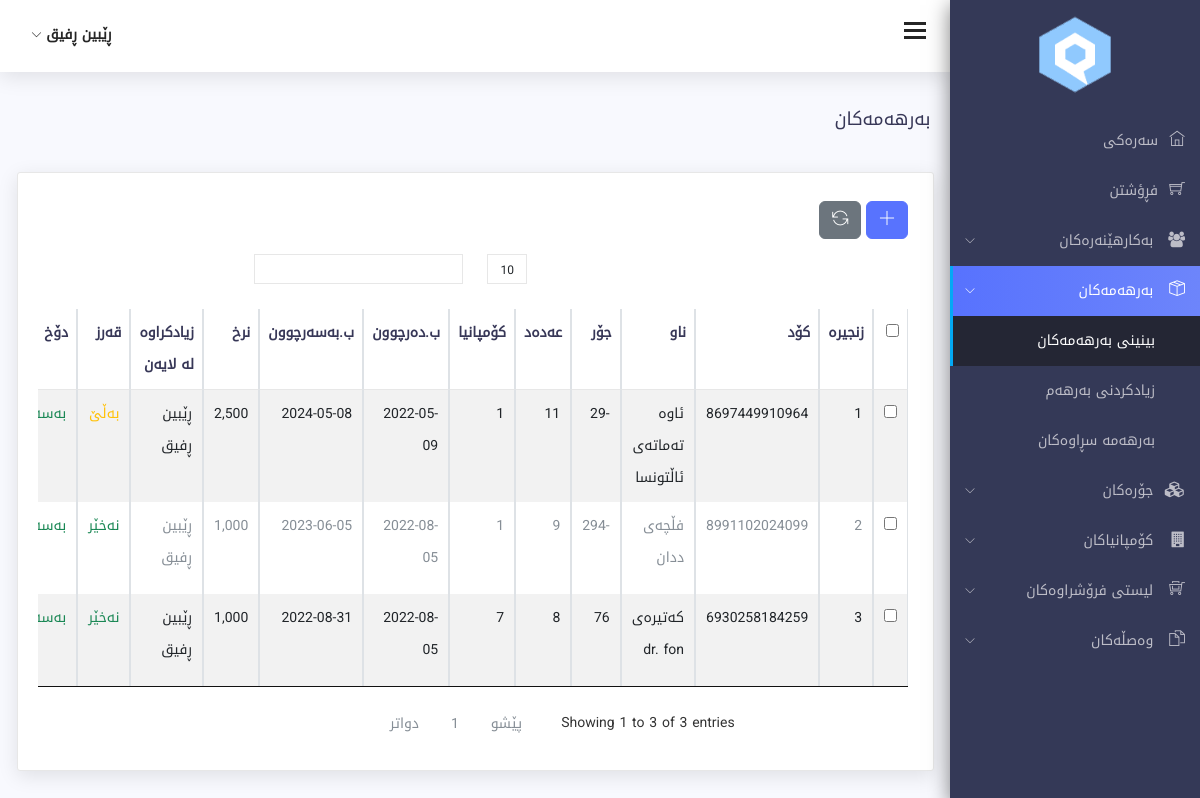
The page /products.php (signed in) on the database its author committed.
### tables this page shows
CREATE TABLE `users` (
  `id` int(11) NOT NULL,
  `first_name` varchar(255) NOT NULL,
  `last_name` varchar(255) NOT NULL,
  `email` varchar(255) NOT NULL,
  `password` varchar(255) NOT NULL,
  `role` int(11) NOT NULL DEFAULT 2 COMMENT '1 super admin\r\n2 admin\r\n3 cashier',
  `phone` varchar(255) NOT NULL,
  `recycle` int(11) DEFAULT 0,
  `addedby` varchar(255) NOT NULL,
  `image` varchar(255) NOT NULL,
  `type_image` varchar(255) NOT NULL,
  `tmp_image` varchar(255) NOT NULL,
  `size_image` varchar(255) NOT NULL,
  `created_at` datetime NOT NULL,
  `updated_at` datetime NOT NULL
);

CREATE TABLE `products` (
  `id` int(11) NOT NULL,
  `code` varchar(255) NOT NULL,
  `name` varchar(255) NOT NULL,
  `category` int(11) NOT NULL,
  `price` decimal(10,0) NOT NULL,
  `quantity` int(11) NOT NULL,
  `company` int(11) NOT NULL,
  `description` text NOT NULL,
  `manufacture_date` date NOT NULL,
  `expire_date` date NOT NULL,
  `debt` tinyint(1) NOT NULL DEFAULT 0 COMMENT '0 = no\r\n1= yes',
  `recycle` int(11) NOT NULL DEFAULT 0,
  `addedby` varchar(255) NOT NULL,
  `created_at` datetime NOT NULL,
  `updated_at` datetime NOT NULL
);

### class/database.php (called while the page is built, shortened)
<?php
class Database{
public $connection;
public function open_db_connection(){
    $this->connection=new mysqli(DB_HOST,DB_USER,DB_PASSWORD,DB_NAME);
}
public function query($sql){
    $result=$this->connection->query($sql);
    return $result;
}
}
$db = new Database();
?>

### class/db_object.php (called while the page is built, shortened)
<?php
class Db_Object{
public static function find_all(){
    return static::find_by_query("SELECT * FROM ".static::$db_table." ");
}
public static function find_by_id($id){
    $the_result_array=static::find_by_query("SELECT * FROM ".static::$db_table." WHERE id='$id' LIMIT 1");
    return !empty($the_result_array) ? array_shift($the_result_array) : false;
}
public static function find_by_query($sql){
    global $db;
    $result_set=$db->query($sql);
    $the_object_array=array();
    while($row=mysqli_fetch_array($result_set)){
        $the_object_array[]=static::instantation($row);
    }
    return $the_object_array;
}
public static function instantation($the_record){
    $the_object=new $calling_class;
    foreach($the_record as $the_attribute => $value){
        if($the_object->has_the_attribute($the_attribute)){
            $the_object->$the_attribute=$value;
        }
    }
    return $the_object;
}
private function has_the_attribute($the_attribute){
    $the_properties=get_object_vars($this);
    return array_key_exists($the_attribute,$the_properties);
}
}
?>

### products.php (the view, shortened to what this page needs)
<?php include 'includes/header.php'; ?>
<?php include 'includes/sidebar.php'; ?>
<?php include 'includes/top_header.php'; ?>
<div class="content-wrap">
        <div class="main">
            <div class="container-fluid">
                <div class="row">
                    <div class="col-lg-8 p-r-0 title-margin-right">
                        <div class="page-header">
                            <div class="page-title">
                                <h1>بەرهەمەکان</h1>
                            </div>
                        </div>
                    </div>
                </div>
                <section id="main-content">
                    <div class="row">
                        <div class="col-lg-12">
                            <div class="card">
                                <div class="bootstrap-data-table-panel">
                                    <div class="table-responsive">
                                        <div class="row">
                                            <div class="col-lg-3">
                                                <a href="add_product.php" class="btn btn-primary" title="زیادکردنی بەرهەم"><i class="ti-plus"></i></a>
                                                <button type="button" onclick="multiRecycleProduct()" title="ناردنی بۆ بەشی سڕاوەکان" class="btn btn-secondary"><i class="ti-reload"></i></button>
                                            </div>
                                        </div>
                                        <table class="table table-striped table-bordered" id="bootstrap-data-table">
                                            <thead>
                                                <tr>
                                                    <th>
                                                    <input type="checkbox" id="checkall">
                                                    </th>
                                                    <th>زنجیرە</th>
                                                    <th>کۆد</th>
                                                    <th>ناو</th>
                                                    <th>جۆر</th>
                                                    <th>عەدەد</th>
                                                    <th>کۆمپانیا</th>
                                                    <th>ب.دەرچوون</th>
                                                    <th>ب.بەسەرچوون</th>
                                                    <th>نرخ</th>
                                                    <th>زیادکراوە لە لایەن</th>
                                                    <th> قەرز </th>
                                                    <th> دۆخ </th>
                                                </tr>
                                            </thead>
                                            <tbody>
                                                <?php
                                                $products = Product::find_all();
                                                $a=1;
                                                foreach($products as $product){
                                                    if($product->recycle==0){
                                                ?>
                                                <tr id="tr_product_<?php echo $product->id; ?>">
                                                    <td>
                                                        <input type="checkbox"
                                                        id="sel"
                                                        class="checkitem"
                                                        name="sel[]"
                                                        value="<?php
                                                        echo $product->id; ?>">
                                                    </td>
                                                    <td><?php echo $a++; ?></td>
                                                    <td><?php echo htmlentities($product->code,ENT_QUOTES,'UTF-8'); ?></td>
                                                    <td><?php echo htmlentities($product->name,ENT_QUOTES,'UTF-8'); ?></td>
                                                    <td><?php echo htmlentities($product->quantity,ENT_QUOTES,'UTF-8'); ?></td>
                                                    <td><?php echo htmlentities($product->category,ENT_QUOTES,'UTF-8'); ?></td>
                                                    <td><?php echo htmlentities($product->company,ENT_QUOTES,'UTF-8'); ?></td>
                                                    <td><?php echo htmlentities($product->manufacture_date,ENT_QUOTES,'UTF-8'); ?></td>
                                                    <td><?php echo htmlentities($product->expire_date,ENT_QUOTES,'UTF-8'); ?></td>
                                                    <td><?php echo htmlentities(number_format($product->price,0),ENT_QUOTES,'UTF-8'); ?></td>
                                                    <td><?php
                                                        $addedby=User::find_by_id($product->addedby);
                                                        echo htmlentities($addedby->first_name.' '.$addedby->last_name,ENT_QUOTES,'UTF-8');
                                                    ?></td>
                                                    <td>
                                                        <?php
                                                        if($product->debt==0){
                                                            echo '<span class="text-success">نەخێر</span>';
                                                        }else{
                                                            echo '<span class="text-warning">بەڵێ</span>';
                                                        }
                                                        ?>
                                                    </td>
                                                    <td>
                                                        <?php
                                                            $tody=date('Y-m-d');
                                                            $expire_date=date('Y-m-d',strtotime($product->expire_date));
                                                            if($tody>=$expire_date){
                                                                echo '<span class="text-danger">بەسەرچووە</span>';
                                                            }else{
                                                                echo '<span class="text-success">بەسەرنەچووە</span>';
                                                            }
                                                        ?>
                                                    </td>
                                                </tr>
                                                <?php } } ?>
                                            </tbody>
                                        </table>
                                    </div>
                                </div>
                            </div>
                        </div>
                    </div>
                </div>
                </div>
                </div>
<?php include('includes/footer.php'); ?>

### includes/top_header.php (shortened to what this page needs)
<div class="header">
    <div class="container-fluid">
        <div class="row">
            <div class="col-lg-12">
                <div class="float-start">
                    <div class="hamburger sidebar-toggle">
                        <span class="line"></span>
                        <span class="line"></span>
                        <span class="line"></span>
                    </div>
                </div>
                <div class="float-end">
                    <div class="dropdown dib">
                        <div class="header-icon" data-toggle="dropdown">
                            <span class="user-avatar">
                                <?php
                                $user=User::find_by_id($_SESSION['user_id']);
                                echo $user->first_name . " " . $user->last_name;
                                ?>
                                <i class="ti-angle-down f-s-10"></i>
                            </span>
                        </div>
                        </div>
                </div>
            </div>
        </div>
    </div>
</div>

### rows shown on the page
users: first_name "ڕێبین", last_name "ڕفیق", first_name+last_name "ڕێبین ڕفیق"
products: code "8697449910964", name "ئاوە تەماتەی ئاڵتونسا", quantity "-29", category "11", company "1", manufacture_date "2022-05-09", expire_date "2024-05-08", price "2,500", debt "بەڵێ", shows "بەسەرنەچووە"
products: code "8991102024099", name "فڵچەی ددان", quantity "-294", category "9", company "1", manufacture_date "2022-08-05", expire_date "2023-06-05", price "1,000", debt "نەخێر", shows "بەسەرنەچووە"
products: code "6930258184259", name "کەتیرەی dr. fon", quantity "76", category "8", company "7", manufacture_date "2022-08-05", expire_date "2022-08-31", price "1,000", debt "نەخێر", shows "بەسەرنەچووە"
